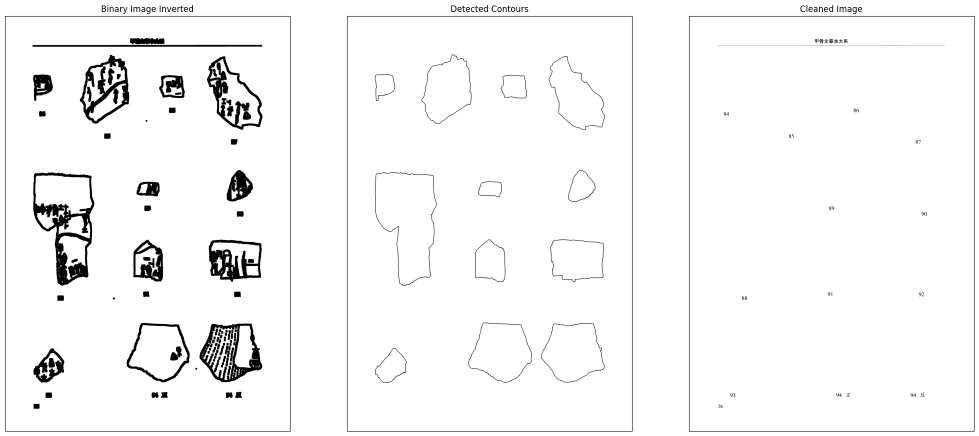
#> input picture example.png, 1957 x 872 px (shown at 1/2 size); its folder holds only this picture in this run
$ python pdfcropper.py --src_path ../example.png --dst_path out
#> lines starting #> are read from the running program, lines starting #| are printed output that depends on the picture; after the words box and inside, x2 and y2 are one past the last pixel; in counts of white or black regions, pixels touching at a corner belong together
### modules/cropper.py
import cv2 as cv
import numpy as np
from math import *
from PIL import Image


# a quick and simple version of RGBA outline extractor and masking using invert mask
def convert_alpha(masked, outline):
    # create a blank rgba canvas with transparent background
    # mask the canvas with the outline with black untransparent bg (inverted mask)
    # let the alpha channel of invert masked image also be 0
    # concatenate the masked and the rgba canvas
    rgba_canvas = np.zeros((masked.shape[0], masked.shape[1], 4), dtype=np.uint8) + 255
    rgba_canvas[:, :, 3] = 0
    cv.fillPoly(rgba_canvas, [outline], (0, 0, 0, 255))
    # if the input is a gray image, convert it to rgba
    if len(masked.shape) == 2:
        masked2 = cv.cvtColor(masked, cv.COLOR_GRAY2RGBA)
    # if is rgb, convert it to rgba
    elif len(masked.shape) == 3 and masked.shape[2] == 3:
        masked2 = cv.cvtColor(masked, cv.COLOR_RGB2RGBA)
    # if is rgba, do nothing
    elif len(masked.shape) == 3 and masked.shape[2] == 4:
        masked2 = masked
    masked2[:, :, 3] = 0  # change alpha channel to 0
    new = cv.add(rgba_canvas, masked2)
    return new


class RubbingCropper:
    """
    description:
      A class for cropping bone tracings from an image input as seperate local files, and replace the bone contours with a white background, leaving only the numbers behind

    args:
      img_input: str, PIL Image, or numpy array
      threshold: tuple, (int, int), the threshold for distinguishing the text and the bone, in width and height, those smaller than the threshold will be considered a number text
      mode: str, "rect" or "poly", the mode of cropping the bone tracings, "rect" will use the bounding rectangle of the contours, "poly" will use the polygon outline of the contours. Polygon will result in much higher precision cropping, however, it has problems with open contours. Rects is a better choice here.

    attribute:
      gray: the grayscale image of the original page
      eroded: the eroded grayscale image
      binary: the binarzied image
      output:
        {dict}:
          [bones]: image files as a list of numpy arrays
          [boxes]: the bounding boxes of the bone tracings
          [page]: the original image with bone tracings replaced by white background
    """

    def __init__(self, img_input, threshold=(200, 150), mode="poly", padding="white"):
        self.mode = mode
        # read image into grayscale ndarray
        if type(img_input) == str:
            try:
                self.original = np.array(Image.open(img_input))
                image = np.array(Image.open(img_input).convert("L"))
            except FileNotFoundError:
                raise FileNotFoundError(
                    "Image file not found, make sure the path to the image is correct"
                )
        elif type(img_input) == Image.Image:
            self.original = np.array(img_input)
            image = np.array(img_input.convert("L"))
        elif type(img_input) == np.ndarray:
            self.original = img_input
            image = img_input
        else:
            raise ValueError(
                "Invalid input image type, must be a path string, PIL Image, or numpy array"
            )
        self.gray = image
        # erode by a large kernel to merge smaller bounding boxes to cut computation, and to distinguish the tracing outlines
        self.eroded = cv.erode(self.gray, np.ones((21, 21), np.uint8), iterations=1)
        # a simple thresholding will do， as the image quality is quite good, otherwise, consider Canny instead
        self.binary = cv.threshold(
            self.eroded, 127, 255, cv.THRESH_BINARY + cv.THRESH_OTSU
        )[1]
        contours, hierarchy = cv.findContours(
            self.binary, cv.RETR_TREE, cv.CHAIN_APPROX_SIMPLE
        )
        """
          Following code get only the first level bone contours, and filter out the number texts. This are several considerations:
            1. parent-child relationship in the hierarchy, only first level should be found, thus filtering out all oracle bone characters
            2. contour width and height. Use a (width, height) threshold to tell between the bone tracings and the number texts. The condition should be "and" or "or". The "or" might work better.Though the title text must be filtered out. This can be done by examining height/width ratio.
            3. Width/Height ratio, should not exceed 5 to filter out the title text and others. Could consider crop the title text before processing if needed.
            4. (Optional, not implemented) Extent ratio of the contour area to the bounding rectangle area. Normally the width and height will suffice, but it might be hard to find the correct value and some bones might be very small. So, in that case, can consider use shape descriptors, as Text, being more block-like and rectangle-like, might have a higher extent ratio compared to irregular bone tracings.
        """
        # can also consider use NMS suppression algorithm to merge adjancent boxes, it might not be necessary in our case as text boxes are merged by erosion and bone tracings are singular

        # also make distinction between RGB and Gray images, where first-level contours have different parent index behavior
        if len(self.original.shape) == 3:
            valid_contours = [
                cnt
                for i, cnt in enumerate(contours)
                if hierarchy[0][i][3] == 0
                and (
                    cv.boundingRect(cnt)[2] > threshold[0]
                    or cv.boundingRect(cnt)[3] > threshold[1]
                )
                and cv.boundingRect(cnt)[2] / cv.boundingRect(cnt)[3] < 5
            ]
            if len(valid_contours) == 0:
                valid_contours = [
                    cnt
                    for i, cnt in enumerate(contours)
                    if hierarchy[0][i][3] == -1
                    and (
                        cv.boundingRect(cnt)[2] > threshold[0]
                        or cv.boundingRect(cnt)[3] > threshold[1]
                    )
                    and cv.boundingRect(cnt)[2] / cv.boundingRect(cnt)[3] < 5
                ]
        else:
            valid_contours = [
                cnt
                for i, cnt in enumerate(contours)
                if hierarchy[0][i][3] == 0
                and (
                    cv.boundingRect(cnt)[2] > threshold[0]
                    or cv.boundingRect(cnt)[3] > threshold[1]
                )
                and cv.boundingRect(cnt)[2] / cv.boundingRect(cnt)[3] < 5
            ]
        # merge the child boxes manually in case the tracing outline is not closed
        valid_contours = self.merge_nested_contours(valid_contours)
        self.contours = valid_contours  # for debugging
        output = {}
        imgs = []
        # crop the bone tracings by their polygon outline rather than rectangles
        for i, cnt in enumerate(valid_contours):
            # this is done by cropping image by binary masks
            mask = np.full_like(
                self.gray, 255
            )  # use full_like rather than zeros_like to create white background
            if self.mode == "poly":
                cv.drawContours(mask, [cnt], -1, 0, -1)
            else:
                x, y, w, h = cv.boundingRect(cnt)
                cv.rectangle(mask, (x, y), (x + w, y + h), 0, -1)
            # Find the bounding rectangle of the contour
            x, y, w, h = cv.boundingRect(cnt)
            # give an extra 15% space around the new images, can add more if needed
            cropped = convert_alpha(self.original, cnt)
            cropped = cropped[y : y + h, x : x + w]
            if padding == "transparent":
                padding_value = (255, 255, 255, 0)
            elif padding == "black":
                padding_value = (0, 0, 0, 255)
            else:
                padding_value = (255, 255, 255, 255)
            cropped = cv.copyMakeBorder(
                cropped,
                int(h * 0.15),
                int(h * 0.15),
                int(w * 0.15),
                int(w * 0.15),
                cv.BORDER_CONSTANT,
                value=padding_value,
            )
            # detect original image's shape and save the cropped image as either Gray, RGB, or RGBA
            # if is transparent
            if padding == "transparent":
                cropped = cropped
            else:
                # if is gray
                if len(self.original.shape) == 2:
                    cropped = cv.cvtColor(cropped, cv.COLOR_RGBA2GRAY)
                # if is rgb
                elif len(self.original.shape) == 3 and self.original.shape[2] == 3:
                    cropped = cv.cvtColor(cropped, cv.COLOR_RGBA2RGB)
                # if is rgba
                elif len(self.original.shape) == 3 and self.original.shape[2] == 4:
                    cropped = cropped
            imgs.append(cropped)
            # replace the original page image with white background where the bone tracings are
            self.gray[mask == 0] = 255
        output["images"] = imgs
        output["page"] = self.gray
        output["boxes"] = [cv.boundingRect(cnt) for cnt in valid_contours]
        self.output = output

    def merge_nested_contours(self, contours):
        """
        This function is designed to merge nested boxes if any, this might happen when the bone tracings are not completely closed. I currently have no idea how to close the contour manually as some of the open contours are broken in the middle and will not close no matter what.
        """
        boxes = [cv.boundingRect(cnt) for cnt in contours]
        to_remove = []
        for i, box in enumerate(boxes):
            for j, other_box in enumerate(boxes):
                if i != j:
                    if (
                        box[0] <= other_box[0]
                        and box[1] <= other_box[1]
                        and box[0] + box[2] >= other_box[0] + other_box[2]
                        and box[1] + box[3] >= other_box[1] + other_box[3]
                    ):
                        to_remove.append(j)
        merged = [cnt for i, cnt in enumerate(contours) if i not in to_remove]
        return merged

### scripts/pdfcropper.py
from math import *
from PIL import Image
import numpy as np
import os, sys
import pdfplumber

import argparse
from tqdm import tqdm

# import local modules
sys.path.append("..")
from modules.cropper import RubbingCropper


def parse_pdf(
    src_path,
    save_path,
    mode="poly",
    padding="white",
    start_page=1,
    end_page=-1,
    dpi=600,
    text_threshold=(200, 100),
    only_object=True,
):
    """
    description:
      main wrapper function for parsing a pdf
    args:
      src_path: str, path to pdf file or folder containing images to be parsed.
      save_path: str, path to the output folder, the folder will be created if not exist.
      exclude_range: list, list of page numbers to exclude from parsing.
      dpi: int, resolution of the image to be saved.
    """
#> called with src_path = '../example.png', save_path = 'out', mode = 'poly', padding = 'white', start_page = 1, end_page = -1, dpi = 600, text_threshold = (250, 100)
    if os.path.isfile(src_path) and src_path.endswith(".pdf"):
        with pdfplumber.open(src_path) as pdf:
            print(f"Processing begins for {len(pdf.pages)} pages...")
            for i, page in enumerate(tqdm(pdf.pages)):
                if i < start_page - 1:
                    print(f"page {start_page} excluded, continue...")
                    continue
                if end_page != -1 and i >= end_page:
                    print(f"specified end page {end_page} reached, stop processing...")
                    break
                page_num = page.page_number
                img = page.to_image(
                    resolution=dpi, antialias=True
                )  # abbyy finereader image conversion use a 600dpi, consider chaning this if needed
                page.close()  # release memory
                # get all the bone tracings and page with bone tracings replaced by white background, see other file for details of the class
                output = RubbingCropper(
                    img.original, text_threshold, mode=mode, padding=padding
                ).output
                for j, bone in enumerate(output["images"]):
                    box = output["boxes"][j]
                    save_name = f"{page_num}-{[box[0], box[1], box[2], box[3]]}.png"
                    if not os.path.exists(save_path):
                        os.makedirs(save_path)
                    if not os.path.exists(os.path.join(save_path, "images")):
                        os.makedirs(os.path.join(save_path, "images"))
                    if not only_object and not os.path.exists(
                        os.path.join(save_path, "pages")
                    ):
                        os.makedirs(os.path.join(save_path, "pages"))
                    # save the bone tracings
                    Image.fromarray(bone).save(
                        os.path.join(save_path, "images", save_name), dpi=(dpi, dpi)
                    )
                    # save the page with bone tracings replaced by white background
                    if not only_object:
                        Image.fromarray(output["page"]).save(
                            os.path.join(save_path, "pages", f"{page_num}.png"),
                            dpi=(dpi, dpi),
                        )
            print(f"Processing finished!")
    else:
        # if is file and ends with image extension
        if os.path.isfile(src_path) and (
            src_path.endswith(".png")
            or src_path.endswith(".jpg")
            or src_path.endswith(".jpeg")
            or src_path.endswith(".tif")
            or src_path.endswith(".tiff")
            or src_path.endswith(".bmp")
            or src_path.endswith(".webp")
        ):
            images = [src_path]
        elif os.path.isdir(src_path):
            # get all the images in the folder
            images = [
                os.path.join(src_path, f)
                for f in os.listdir(src_path)
                if f.endswith(".png")
                or f.endswith(".jpg")
                or f.endswith(".jpeg")
                or f.endswith(".tif")
                or f.endswith(".tiff")
                or f.endswith(".bmp")
                or f.endswith(".webp")
            ]
        else:
            print(
                "Invalid input path, the path should be a pdf or an image or a folder containing images."
            )
            return
        print(f"Found {len(images)} image(s), processing begins...")
        for i, img_path in enumerate(tqdm(images)):
            # get all the bone tracings and page with bone tracings replaced by white background, see other file for details of the class
            output = RubbingCropper(
                img_path, text_threshold, mode=mode, padding=padding
            ).output
            for j, bone in enumerate(output["images"]):
                box = output["boxes"][j]
                save_name = f"{os.path.basename(img_path).split('.')[0]}-{[box[0], box[1], box[2], box[3]]}.png"
                if not os.path.exists(save_path):
                    os.makedirs(save_path)
                if not os.path.exists(os.path.join(save_path, "images")):
                    os.makedirs(os.path.join(save_path, "images"))
                if not only_object and not os.path.exists(
                    os.path.join(save_path, "pages")
                ):
                    os.makedirs(os.path.join(save_path, "pages"))
                # save the bone tracings
                Image.fromarray(bone).save(
                    os.path.join(save_path, "images", save_name), dpi=(dpi, dpi)
                )
                # save the page with bone tracings replaced by white background
                if not only_object:
                    Image.fromarray(output["page"]).save(
                        os.path.join(
                            save_path,
                            "pages",
                            f"{os.path.basename(img_path).split('.')[0]}.png",
                        ),
                        dpi=(dpi, dpi),
                    )
#> this loop made 1 pass
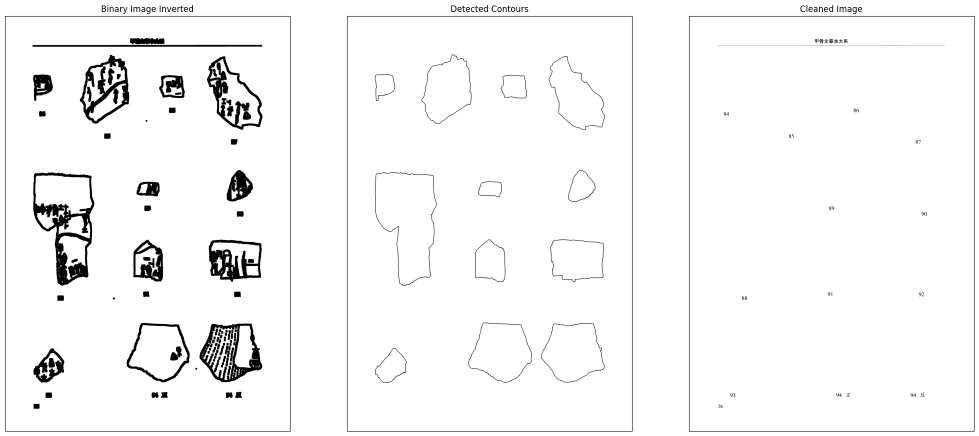
#> input picture example.png, 1957 x 872 px (shown at 1/2 size)
#> pass 1, in __init__, `self.eroded = cv.erode(self.gray, np.ones((21, 21), np.uint8), iterati..`:
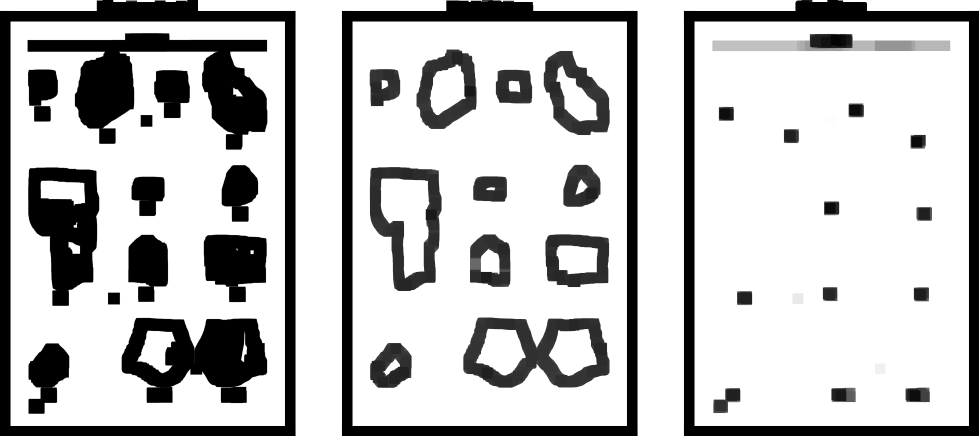
#> self.eroded: shape (872, 1957) (shown at 1/2 size); min 0, max 255, mean 191.9
#> pass 1, in __init__, `self.binary = cv.threshold( self.eroded, 127, 255, cv.THRESH_BINARY + ..`:
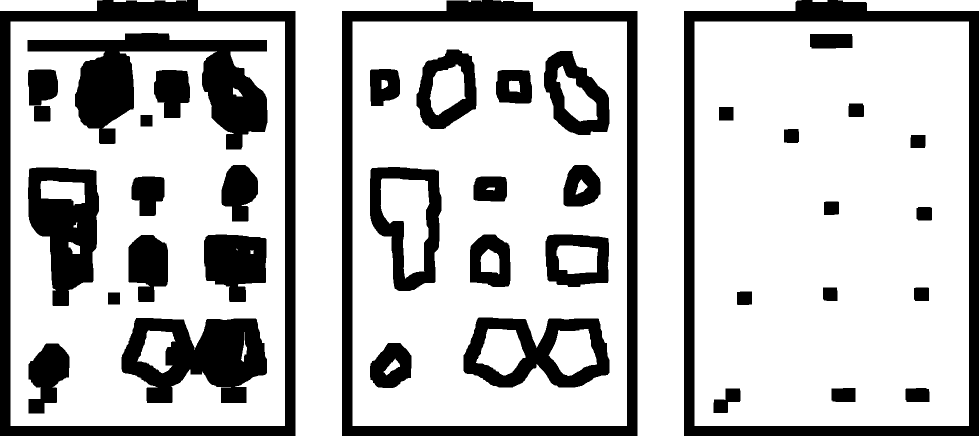
#> self.binary: shape (872, 1957) (shown at 1/2 size); 74.4% white; 40 black regions, largest, box (x1, y1, x2, y2) and area: (0, 0, 591, 872) 62249, (684, 0, 1275, 872) 61700, (1368, 0, 1957, 872) 59312
#> pass 1, in convert_alpha, `new = cv.add(rgba_canvas, masked2)`:
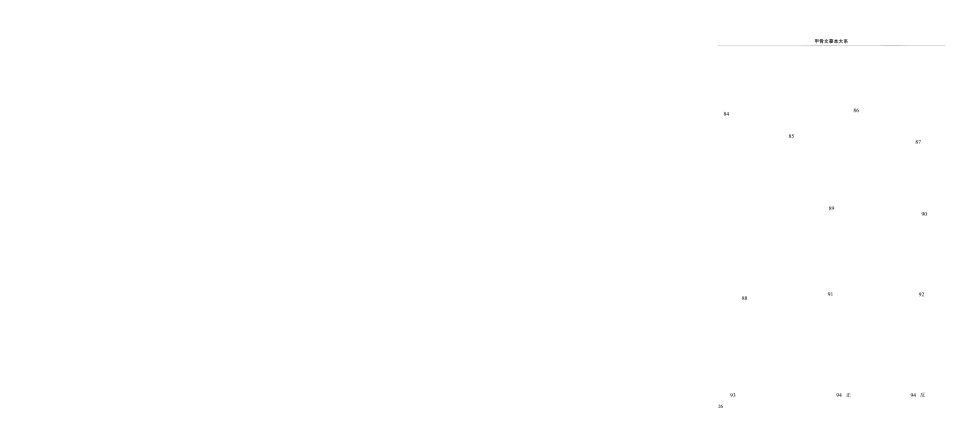
#> new: shape (872, 1957, 4) (shown at 1/2 size); mean R, G, B, A 254.9, 254.9, 254.9, 66.4; transparent parts drawn white


if __name__ == "__main__":
    # Usage example: python pdfcropper.py --src_pdf="../test/test.pdf" --dst_path="../output" --mode="poly" --dpi=600 --start_page=1 --text_threshold="200, 100" --only_object=True
    parser = argparse.ArgumentParser(
        description="Parse a pdf file and crop out the primary object as images"
    )

    parser.add_argument(
        "--src_path",
        type=str,
        required=True,
        help="path to the pdf file to be parsed, or path to a folder containing images to be parsed",
    )
    parser.add_argument(
        "--dst_path",
        type=str,
        required=True,
        help="path to the output folder, the folder will be created if not exist, and two subfolders will be created, one for the cropped bone tracings, and one for the pages with bone tracings replaced by white background",
    )
    parser.add_argument(
        "--mode",
        type=str,
        default="poly",
        required=False,
        help="the mode for cropping the bone tracings, rect will use the bounding rectangle of the contours, poly will use the polygon outline of the contours. Polygon will result in much higher precision cropping, however, it has problems with open contours. Rects is safer in most cases, however, if the one of the tracings is extending into the margin of the other one (overlapped boxes), it will cancel each other out.",
    )
    parser.add_argument(
        "--padding",
        type=str,
        default="white",
        required=False,
        help="can be either white, black or transparent, the padding color for the cropped images, default is white",
    )
    parser.add_argument(
        "--dpi",
        type=int,
        default=600,
        required=False,
        help="resolution of the image to be saved. Abbyy finereader image conversion use a 600dpi, consider changing this if needed to avoid image dimension discrepancy",
    )
    parser.add_argument(
        "--start_page",
        type=int,
        default=1,
        required=False,
        help="the page number to start parsing, if not specified, will start from the first page",
    )
    parser.add_argument(
        "--end_page",
        type=int,
        default=-1,
        required=False,
        help="the page number to end parsing, if not specified, will parse all pages",
    )
    parser.add_argument(
        "--text_threshold",
        type=str,
        default="250, 100",
        required=False,
        help="the threshold for distinguishing the text and the rubbing (or Primary Object), in width and height, those smaller than the threshold will be considered a number text. Example: 200, 100. In my current version of pdf, the width for a 2-digit number is from 15-30 (depending whether there are postfixes like 正，反), the height is 10-20. For four or five digits, width might be 50-100. Also take into account the erosion morphing which will expand the number pixels depending on the kernal size used. So, give it a 50% to 100 percent reserve space.",
    )
    parser.add_argument(
        "--only_object",
        type=lambda x: (
            str(x).lower() == "true"
        ),  # enable argparse to convert string "False" to boolean value
        default=True,
        required=False,
        help="if true, only the bone tracings will be saved, the page with bone tracings replaced by white background will not be saved",
    )

    args = parser.parse_args()
    text_threshold = tuple([int(i.strip()) for i in args.text_threshold.split(",")])
    parse_pdf(
        args.src_path,
        args.dst_path,
        args.mode,
        args.padding,
        args.start_page,
        args.end_page,
        args.dpi,
        text_threshold,
        args.only_object,
    )
